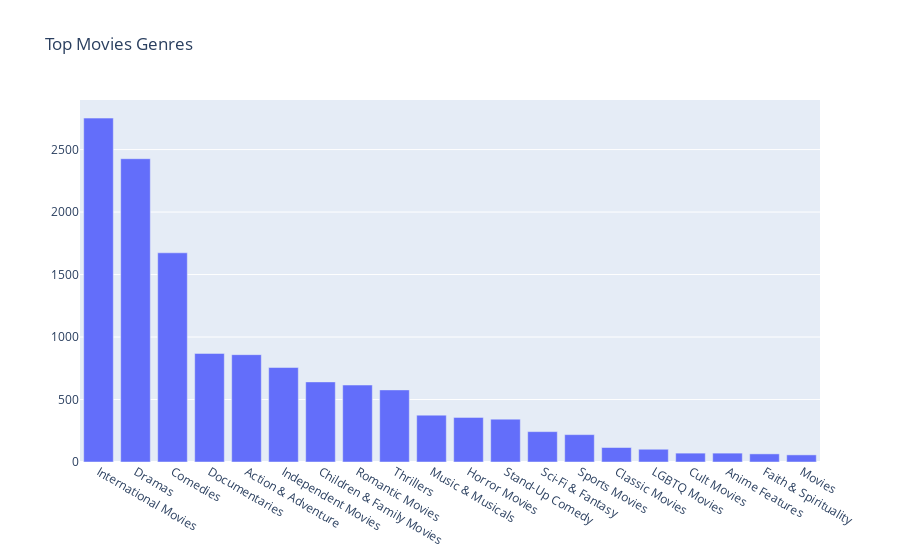

Source (notebook cell):
### Code cell
top_genres(movie_df, title='Top Movies Genres')

### Figure 1 — Plotly figure (JSON) as saved in the notebook; plotly's stock layout.template omitted (floating-point values rounded to 4 significant figures)
{"data": [{"type": "bar", "x": ["International Movies", "Dramas", "Comedies", "Documentaries", "Action & Adventure", "Independent Movies", "Children & Family Movies", "Romantic Movies", "Thrillers", "Music & Musicals", "Horror Movies", "Stand-Up Comedy", "Sci-Fi & Fantasy", "Sports Movies", "Classic Movies", "LGBTQ Movies", "Cult Movies", "Anime Features", "Faith & Spirituality", "Movies"], "y": [2752, 2427, 1674, 869, 859, 756, 641, 616, 577, 375, 357, 343, 243, 219, 116, 102, 71, 71, 65, 57]}], "layout": {"title": {"text": "Top Movies Genres"}, "xaxis": {"categoryorder": "total descending"}}}
